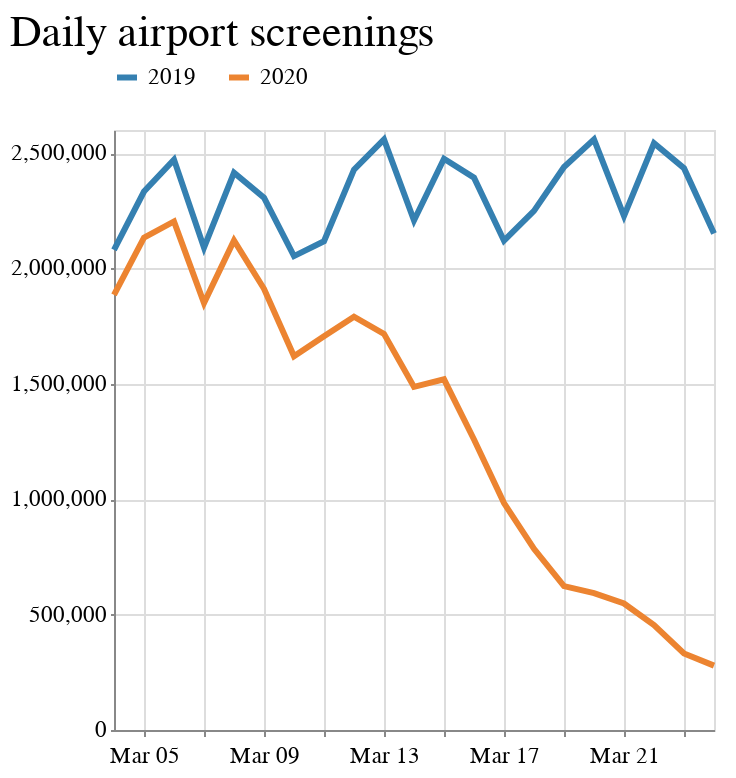

Notebook code for this chart:
### Code cell
mobile_chart = alt.Chart(tsa_tables_melt).mark_line(size=3).encode(
    x=alt.X('date:T', title='', axis=alt.Axis(tickCount=6, format='%b %d')),
    y=alt.Y('travelers:Q', title='', axis=alt.Axis(tickCount=6)),
    color=alt.Color('year'),
).properties(width=300, height=300,
    title='Daily airport screenings'
)

mobile_chart.configure_legend(
    fillColor='',
    padding=0,
    cornerRadius=0,
    orient='top',
    title=None,
    symbolType='stroke'
)

### Figure 1 — Vega-Lite specification as saved in the notebook (floating-point values rounded to 4 significant figures)
{"config": {"view": {"width": 800, "height": 450}, "background": "#ffffff", "title": {"anchor": "start", "font": "Benton Gothic Bold, sans", "fontColor": "#000000", "fontSize": 22, "fontWeight": "normal"}, "arc": {"fill": "#82c6df"}, "area": {"fill": "#82c6df"}, "line": {"stroke": "#82c6df", "strokeWidth": 3}, "path": {"stroke": "#82c6df"}, "rect": {"fill": "#82c6df"}, "shape": {"stroke": "#82c6df"}, "bar": {"fill": "#82c6df"}, "point": {"stroke": "#82c6df"}, "symbol": {"fill": "#82c6df", "size": 30}, "axis": {"titleFont": "Benton Gothic Bold, sans", "titleFontSize": 13, "titleFontWeight": "normal", "labelFont": "Benton Gothic, sans", "labelFontSize": 11.5, "labelFontWeight": "normal"}, "axisX": {"labelAngle": 0, "labelPadding": 4, "tickSize": 3}, "axisY": {"labelBaseline": "middle", "maxExtent": 45, "minExtent": 45, "tickSize": 2, "titleAlign": "left", "titleAngle": 0, "titleX": -45, "titleY": -11}, "legend": {"titleFont": "Benton Gothic Bold, sans", "titleFontSize": 13, "titleFontWeight": "normal", "symbolType": "stroke", "labelFont": "Benton Gothic, sans", "labelFontSize": 11.5, "cornerRadius": 0, "fillColor": "", "orient": "top", "padding": 0, "title": null}, "range": {"category": ["#3580b1", "#ec8431", "#ab7fb4", "#c89d29", "#adc839", "#829eb1"], "diverging": ["#e68a4f", "#f4bb6a", "#f9e39c", "#dadfe2", "#a6b7c6", "#849eae"], "heatmap": ["#fbf2c7", "#f9e39c", "#f8d36e", "#f4bb6a", "#e68a4f", "#d15a40", "#ab4232"], "ordinal": ["#fbf2c7", "#f9e39c", "#f8d36e", "#f4bb6a", "#e68a4f", "#d15a40", "#ab4232"], "ramp": ["#fbf2c7", "#f9e39c", "#f8d36e", "#f4bb6a", "#e68a4f", "#d15a40", "#ab4232"]}}, "data": {"name": "data-07496dc9deacff3415383426494b468e"}, "mark": {"type": "line", "size": 3}, "encoding": {"color": {"type": "nominal", "field": "year"}, "x": {"type": "temporal", "axis": {"format": "%b %d", "tickCount": 6}, "field": "date", "title": ""}, "y": {"type": "quantitative", "axis": {"tickCount": 6}, "field": "travelers", "title": ""}}, "height": 300, "title": "Daily airport screenings", "width": 300, "$schema": "https://vega.github.io/schema/vega-lite/v4.0.2.json", "datasets": {"data-07496dc9deacff3415383426494b468e": [{"date": "3/24/2020", "year": "2020", "travelers": "279018"}, {"date": "3/23/2020", "year": "2020", "travelers": "331431"}, {"date": "3/22/2020", "year": "2020", "travelers": "454516"}, {"date": "3/21/2020", "year": "2020", "travelers": "548132"}, {"date": "3/20/2020", "year": "2020", "travelers": "593167"}, {"date": "3/19/2020", "year": "2020", "travelers": "623608"}, {"date": "3/18/2020", "year": "2020", "travelers": "785110"}, {"date": "3/17/2020", "year": "2020", "travelers": "983226"}, {"date": "3/16/2020", "year": "2020", "travelers": "1258772"}, {"date": "3/15/2020", "year": "2020", "travelers": "1519442"}, {"date": "3/14/2020", "year": "2020", "travelers": "1486940"}, {"date": "3/13/2020", "year": "2020", "travelers": "1716560"}, {"date": "3/12/2020", "year": "2020", "travelers": "1790791"}, {"date": "3/11/2020", "year": "2020", "travelers": "1705948"}, {"date": "3/10/2020", "year": "2020", "travelers": "1619863"}, {"date": "3/9/2020", "year": "2020", "travelers": "1911921"}, {"date": "3/8/2020", "year": "2020", "travelers": "2121424"}, {"date": "3/7/2020", "year": "2020", "travelers": "1850314"}, {"date": "3/6/2020", "year": "2020", "travelers": "2203716"}, {"date": "3/5/2020", "year": "2020", "travelers": "2133245"}, {"date": "3/4/2020", "year": "2020", "travelers": "1885349"}, {"date": "3/24/2020", "year": "2019", "travelers": "2151913"}, {"date": "3/23/2020", "year": "2019", "travelers": "2434370"}, {"date": "3/22/2020", "year": "2019", "travelers": "2542643"}, {"date": "3/21/2020", "year": "2019", "travelers": "2227181"}, {"date": "3/20/2020", "year": "2019", "travelers": "2559307"}, {"date": "3/19/2020", "year": "2019", "travelers": "2439912"}, {"date": "3/18/2020", "year": "2019", "travelers": "2249279"}, {"date": "3/17/2020", "year": "2019", "travelers": "2120419"}, {"date": "3/16/2020", "year": "2019", "travelers": "2393485"}, {"date": "3/15/2020", "year": "2019", "travelers": "2475581"}, {"date": "3/14/2020", "year": "2019", "travelers": "2208044"}, {"date": "3/13/2020", "year": "2019", "travelers": "2559206"}, {"date": "3/12/2020", "year": "2019", "travelers": "2428447"}, {"date": "3/11/2020", "year": "2019", "travelers": "2117791"}, {"date": "3/10/2020", "year": "2019", "travelers": "2053707"}, {"date": "3/9/2020", "year": "2019", "travelers": "2306406"}, {"date": "3/8/2020", "year": "2019", "travelers": "2415105"}, {"date": "3/7/2020", "year": "2019", "travelers": "2090427"}, {"date": "3/6/2020", "year": "2019", "travelers": "2471524"}, {"date": "3/5/2020", "year": "2019", "travelers": "2333383"}, {"date": "3/4/2020", "year": "2019", "travelers": "2080093"}]}}
